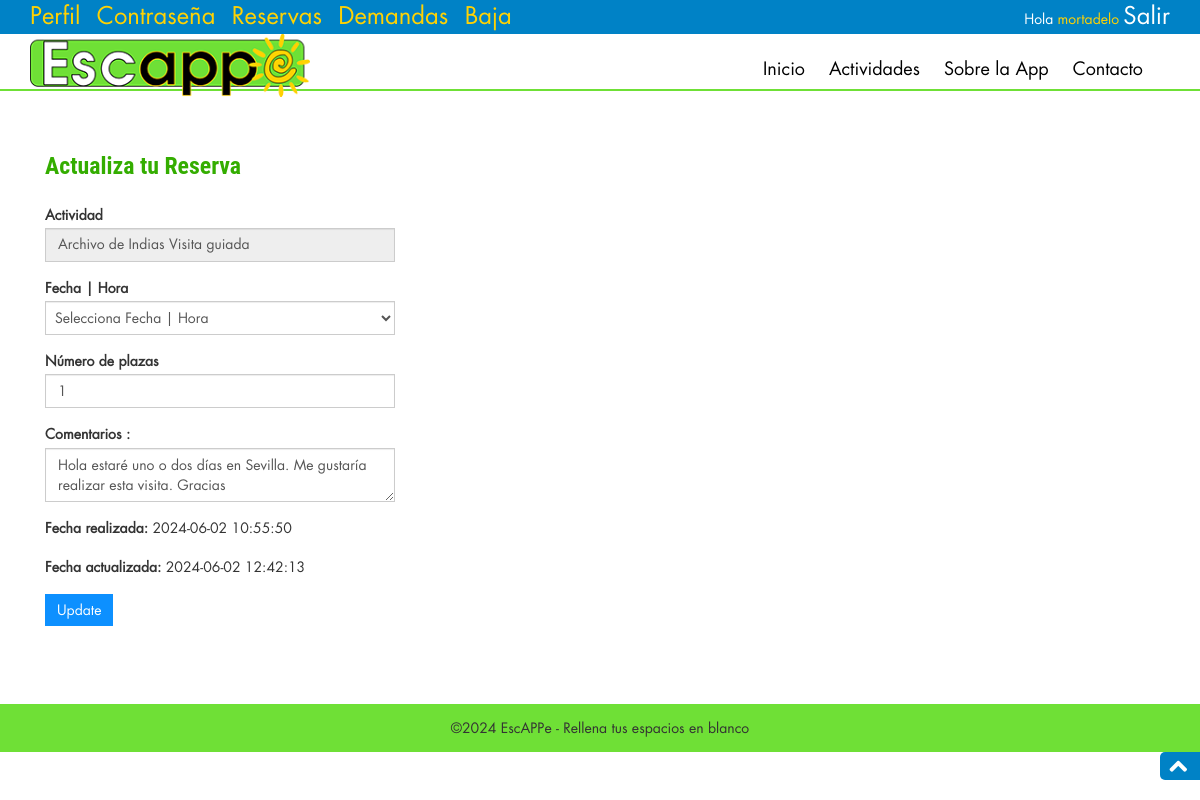
Page /reserva-update.php?upid=1 (signed in) on the committed database.
### tables this page shows
CREATE TABLE `reserva` (
  `idReserva` int(10) NOT NULL,
  `fechaHora` varchar(100) NOT NULL,
  `nroPlazas` int(15) NOT NULL,
  `comentarios` varchar(255) DEFAULT NULL,
  `fechaRealizada` timestamp NOT NULL DEFAULT current_timestamp(),
  `fechActualizada` timestamp NULL DEFAULT NULL ON UPDATE current_timestamp(),
  `estado` int(10) DEFAULT 0,
  `canceladaPor` varchar(20) NOT NULL,
  `idActividad` int(10) NOT NULL,
  `idOfertante` int(10) DEFAULT NULL,
  `idConsumidor` int(10) DEFAULT NULL
);

CREATE TABLE `actividad` (
  `idActividad` int(10) NOT NULL,
  `nombreActividad` varchar(200) NOT NULL,
  `categoria` varchar(150) NOT NULL,
  `localizacion` varchar(100) DEFAULT NULL,
  `caracteristicas` varchar(255) DEFAULT NULL,
  `detalles` varchar(512) DEFAULT NULL,
  `fechasHora` varchar(200) DEFAULT NULL,
  `plazasOcupadas` varchar(15) DEFAULT NULL,
  `maxPlazas` int(5) DEFAULT NULL,
  `minPlazas` int(5) DEFAULT NULL,
  `duracion` int(11) DEFAULT NULL,
  `tarifa` int(10) DEFAULT NULL,
  `materialNecesario` varchar(150) NOT NULL,
  `materialOfrecido` tinyint(1) DEFAULT NULL,
  `plusMaterial` int(10) DEFAULT NULL,
  `condicionFisica` tinyint(1) DEFAULT NULL,
  `transporte` tinyint(1) DEFAULT NULL,
  `disponible` tinyint(1) DEFAULT 1,
  `imagen` varchar(100) DEFAULT NULL,
  `fechaPublicada` timestamp NOT NULL DEFAULT current_timestamp(),
  `fechActualizada` timestamp NULL DEFAULT NULL ON UPDATE current_timestamp(),
  `idOfertante` int(10) NOT NULL
);

### reserva-update.php (the view, shortened to what this page needs)
<?php
include ('includes/dbconnection.php');
if (strlen($_SESSION['entraConsumidor']) == 0) {
    header('Location:index.php');
} else {
    ?>
    <!DOCTYPE html>
    <html lang="es">
    <head>
        <link href="css/font-awesome/font-awesome.min.css" rel="stylesheet">
        <link rel="stylesheet" href="css/bootstrap-3.0.0/bootstrap.min.css" />
        <link rel="stylesheet" href="css/styles.css" />
    </head>
    <body>
        <?php include ('includes/header.php'); ?>
        <section id="actividades" class="secPad">
            <div class="container">
                <div class="privacy">
                    <div class="container">
                        <h3 class="wow fadeInDown animated animated" data-wow-delay=".5s"
                            style="visibility: visible; animation-delay: 0.5s; animation-name: fadeInDown;">Actualiza tu
                            Reserva
                        </h3>
                        <form name="reservaUp" method="POST">
                            <?php
                            $idreserva = $_REQUEST['upid'];
                            $sql = "SELECT * FROM reserva WHERE idReserva=:idreserva";
                            $query = $dbh->prepare($sql);
                            $query->bindParam(':idreserva', $idreserva, PDO::PARAM_STR);
                            $query->execute();
                            $results = $query->fetchAll(PDO::FETCH_OBJ);
                            if ($query->rowCount() > 0) {
                                foreach ($results as $result) { ?>
                                    <p class="form-fit">
                                        <b>Actividad</b>
                                        <?php
                                        $aid = $result->idActividad;
                                        $sql2 = "SELECT * FROM actividad WHERE idActividad=:aid";
                                        $query2 = $dbh->prepare($sql2);
                                        $query2->bindParam(':aid', $aid, PDO::PARAM_STR);
                                        $query2->execute();
                                        $results2 = $query2->fetchAll(PDO::FETCH_OBJ);
                                        if ($query2->rowCount() > 0) {
                                            foreach ($results2 as $result2) {
                                                $actividad = $result2->nombreActividad;
                                            }
                                        }
                                        ?>
                                        <input type="text" name="nombreActividad" value="<?php echo htmlentities($actividad); ?>"
                                            class="form-control" id="nombreActividadID" required="" readonly="true">
                                    </p>
                                    <p class="form-fit">
                                        <b>Fecha | Hora</b>
                                        <select name="selectFechaHora" id="selectFechaHoraID" class="form-control form-fit"
                                            required>
                                            <option value="">Selecciona Fecha | Hora</option>
                                        </select>
                                    </p>
                                    <p class="form-fit">
                                        <b>Número de plazas</b>
                                        <input type="number" class="form-control" name="plazasSolicitadas" id="plazasSolicitadasID"
                                            min="1" value="<?php echo $result->nroPlazas; ?>" required="">
                                    </p>
                                    <p class="form-fit">
                                        <b>Comentarios :</b>
                                        <textarea class="form-control" name="comentarios" id="comentariosID"
                                            value=""><?php echo htmlentities($result->comentarios); ?></textarea>
                                    </p>
                                    <p class="form-fit">
                                        <b>Fecha realizada:</b>
                                        <?php echo htmlentities($result->fechaRealizada); ?>
                                    </p>
                                    <p class="form-fit">
                                        <b>Fecha actualizada:</b>
                                        <?php echo htmlentities($result->fechActualizada); ?>
                                    </p>
                                    <?php
                                }
                            } ?>
                            <p class="form-fit">
                                <button type="submit" name="reservaUpdate" class="btn-primary btn">Update</button>
                            </p>
                        </form>
                    </div>
                </div>
            </div>
        </section>
        <?php include ('includes/footer.php'); ?>
        <a href="#top" class="topHome"><i class="fa fa-chevron-up fa-2x"></i></a>
    </body>
    </html>
    <?php
} ?>

### rows in the picture
reserva: nombreActividad "Archivo de Indias Visita guiada", plazasSolicitadas "1", comentarios "Hola estaré uno o dos días en Sevilla. Me gustaría realizar esta visita. Gracias", fechaRealizada "2024-06-02 10:55:50", fechActualizada "2024-06-02 12:42:13"

### other values in the picture
$_SESSION['nombreApellidos'] "mortadelo"
